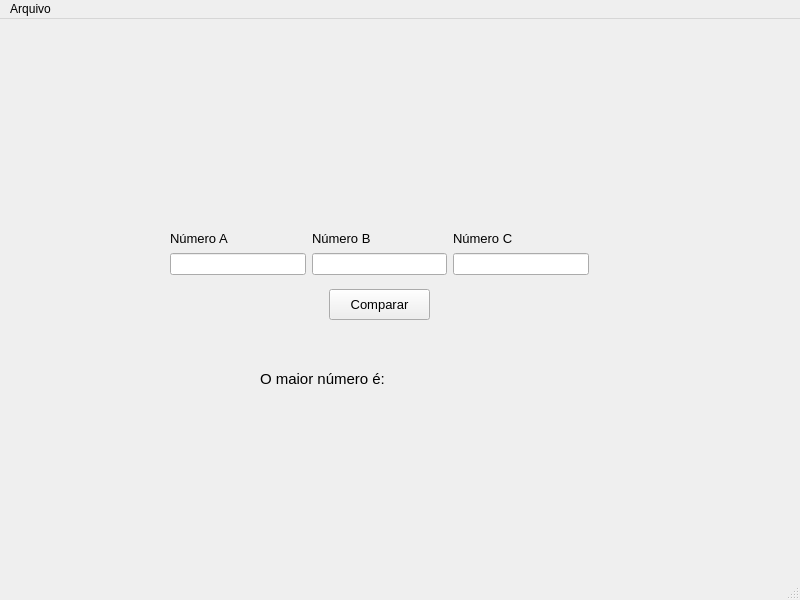
<?xml version="1.0" encoding="UTF-8"?>
<ui version="4.0">
 <class>MainWindow</class>
 <widget class="QMainWindow" name="MainWindow">
  <property name="geometry">
   <rect>
    <x>0</x>
    <y>0</y>
    <width>800</width>
    <height>600</height>
   </rect>
  </property>
  <property name="windowTitle">
   <string>MainWindow</string>
  </property>
  <widget class="QWidget" name="centralwidget">
   <widget class="QPushButton" name="input_button">
    <property name="geometry">
     <rect>
      <x>329</x>
      <y>270</y>
      <width>101</width>
      <height>31</height>
     </rect>
    </property>
    <property name="font">
     <font>
      <pointsize>10</pointsize>
     </font>
    </property>
    <property name="text">
     <string>Comparar</string>
    </property>
   </widget>
   <widget class="QLabel" name="label">
    <property name="geometry">
     <rect>
      <x>260</x>
      <y>351</y>
      <width>125</width>
      <height>18</height>
     </rect>
    </property>
    <property name="font">
     <font>
      <pointsize>11</pointsize>
     </font>
    </property>
    <property name="text">
     <string>O maior número é:</string>
    </property>
   </widget>
   <widget class="QLabel" name="output_num">
    <property name="geometry">
     <rect>
      <x>391</x>
      <y>351</y>
      <width>161</width>
      <height>18</height>
     </rect>
    </property>
    <property name="font">
     <font>
      <pointsize>11</pointsize>
     </font>
    </property>
    <property name="text">
     <string/>
    </property>
   </widget>
   <widget class="QWidget" name="layoutWidget">
    <property name="geometry">
     <rect>
      <x>170</x>
      <y>210</y>
      <width>419</width>
      <height>46</height>
     </rect>
    </property>
    <layout class="QHBoxLayout" name="horizontalLayout">
     <item>
      <layout class="QVBoxLayout" name="numA">
       <item>
        <widget class="QLabel" name="label_num1">
         <property name="font">
          <font>
           <pointsize>10</pointsize>
          </font>
         </property>
         <property name="text">
          <string>Número A</string>
         </property>
        </widget>
       </item>
       <item>
        <widget class="QLineEdit" name="input_num1"/>
       </item>
      </layout>
     </item>
     <item>
      <layout class="QVBoxLayout" name="numB">
       <item>
        <widget class="QLabel" name="label_num2">
         <property name="font">
          <font>
           <pointsize>10</pointsize>
          </font>
         </property>
         <property name="text">
          <string>Número B</string>
         </property>
        </widget>
       </item>
       <item>
        <widget class="QLineEdit" name="input_num2"/>
       </item>
      </layout>
     </item>
     <item>
      <layout class="QVBoxLayout" name="numC">
       <item>
        <widget class="QLabel" name="label_num3">
         <property name="font">
          <font>
           <pointsize>10</pointsize>
          </font>
         </property>
         <property name="text">
          <string>Número C</string>
         </property>
        </widget>
       </item>
       <item>
        <widget class="QLineEdit" name="input_num3"/>
       </item>
      </layout>
     </item>
    </layout>
   </widget>
  </widget>
  <widget class="QMenuBar" name="menubar">
   <property name="geometry">
    <rect>
     <x>0</x>
     <y>0</y>
     <width>800</width>
     <height>21</height>
    </rect>
   </property>
   <widget class="QMenu" name="menuArquivo">
    <property name="title">
     <string>Arquivo</string>
    </property>
    <addaction name="actionNovo"/>
    <addaction name="actionAbrir"/>
    <addaction name="actionSalvar"/>
    <addaction name="actionSair"/>
   </widget>
   <addaction name="menuArquivo"/>
  </widget>
  <widget class="QStatusBar" name="statusbar"/>
  <action name="actionNovo">
   <property name="text">
    <string>Novo</string>
   </property>
   <property name="shortcut">
    <string>Ctrl+N</string>
   </property>
  </action>
  <action name="actionAbrir">
   <property name="text">
    <string>Abrir</string>
   </property>
   <property name="shortcut">
    <string>Ctrl+O</string>
   </property>
  </action>
  <action name="actionSalvar">
   <property name="text">
    <string>Salvar</string>
   </property>
   <property name="shortcut">
    <string>Ctrl+S</string>
   </property>
  </action>
  <action name="actionSair">
   <property name="text">
    <string>Sair</string>
   </property>
   <property name="shortcut">
    <string>Esc</string>
   </property>
  </action>
 </widget>
 <resources/>
 <connections/>
</ui>
